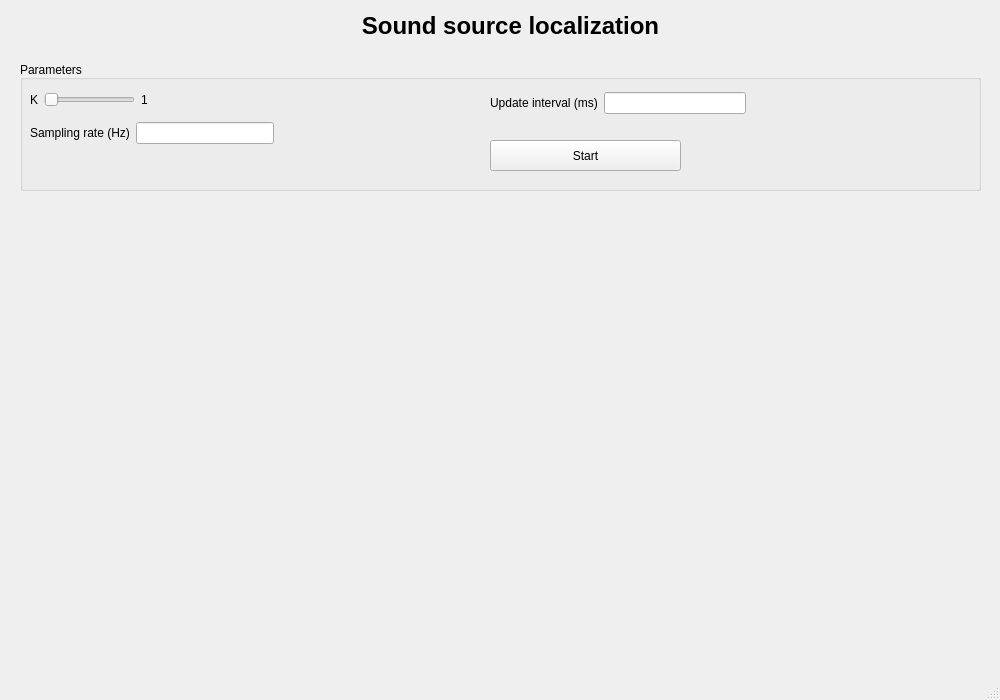
<?xml version="1.0" encoding="UTF-8"?>
<ui version="4.0">
 <class>MainWindow</class>
 <widget class="QMainWindow" name="MainWindow">
  <property name="geometry">
   <rect>
    <x>0</x>
    <y>0</y>
    <width>1000</width>
    <height>700</height>
   </rect>
  </property>
  <property name="windowTitle">
   <string>MainWindow</string>
  </property>
  <widget class="QWidget" name="centralwidget">
   <widget class="QLabel" name="label">
    <property name="geometry">
     <rect>
      <x>20</x>
      <y>0</y>
      <width>981</width>
      <height>51</height>
     </rect>
    </property>
    <property name="font">
     <font>
      <pointsize>18</pointsize>
      <weight>75</weight>
      <bold>true</bold>
     </font>
    </property>
    <property name="text">
     <string>Sound source localization</string>
    </property>
    <property name="alignment">
     <set>Qt::AlignCenter</set>
    </property>
   </widget>
   <widget class="QGroupBox" name="groupBox">
    <property name="geometry">
     <rect>
      <x>20</x>
      <y>60</y>
      <width>961</width>
      <height>131</height>
     </rect>
    </property>
    <property name="title">
     <string>Parameters</string>
    </property>
    <property name="alignment">
     <set>Qt::AlignBottom|Qt::AlignLeading|Qt::AlignLeft</set>
    </property>
    <widget class="QPushButton" name="pushButton">
     <property name="geometry">
      <rect>
       <x>470</x>
       <y>80</y>
       <width>191</width>
       <height>31</height>
      </rect>
     </property>
     <property name="text">
      <string>Start</string>
     </property>
    </widget>
    <widget class="QWidget" name="">
     <property name="geometry">
      <rect>
       <x>10</x>
       <y>30</y>
       <width>118</width>
       <height>19</height>
      </rect>
     </property>
     <layout class="QGridLayout" name="gridLayout_2">
      <item row="0" column="0">
       <widget class="QLabel" name="label_2">
        <property name="text">
         <string>K</string>
        </property>
       </widget>
      </item>
      <item row="0" column="1">
       <widget class="QSlider" name="kValueSlider">
        <property name="minimum">
         <number>1</number>
        </property>
        <property name="maximum">
         <number>10</number>
        </property>
        <property name="orientation">
         <enum>Qt::Horizontal</enum>
        </property>
       </widget>
      </item>
      <item row="0" column="2">
       <widget class="QLabel" name="kLabel">
        <property name="text">
         <string>1</string>
        </property>
       </widget>
      </item>
     </layout>
    </widget>
    <widget class="QWidget" name="">
     <property name="geometry">
      <rect>
       <x>470</x>
       <y>30</y>
       <width>256</width>
       <height>27</height>
      </rect>
     </property>
     <layout class="QGridLayout" name="gridLayout">
      <item row="0" column="0">
       <widget class="QLabel" name="label_4">
        <property name="text">
         <string>Update interval (ms)</string>
        </property>
       </widget>
      </item>
      <item row="0" column="1">
       <widget class="QLineEdit" name="updateIntervalField">
        <property name="text">
         <string/>
        </property>
       </widget>
      </item>
     </layout>
    </widget>
    <widget class="QWidget" name="">
     <property name="geometry">
      <rect>
       <x>10</x>
       <y>60</y>
       <width>244</width>
       <height>27</height>
      </rect>
     </property>
     <layout class="QGridLayout" name="gridLayout_3">
      <item row="0" column="0">
       <widget class="QLabel" name="label_3">
        <property name="text">
         <string>Sampling rate (Hz)</string>
        </property>
       </widget>
      </item>
      <item row="0" column="1">
       <widget class="QLineEdit" name="sampleRateField"/>
      </item>
     </layout>
    </widget>
   </widget>
   <widget class="QWidget" name="widget" native="true">
    <property name="geometry">
     <rect>
      <x>110</x>
      <y>220</y>
      <width>791</width>
      <height>411</height>
     </rect>
    </property>
    <property name="cursor">
     <cursorShape>CrossCursor</cursorShape>
    </property>
    <property name="styleSheet">
     <string notr="true"/>
    </property>
   </widget>
  </widget>
  <widget class="QMenuBar" name="menubar">
   <property name="geometry">
    <rect>
     <x>0</x>
     <y>0</y>
     <width>1000</width>
     <height>22</height>
    </rect>
   </property>
  </widget>
  <widget class="QStatusBar" name="statusbar"/>
 </widget>
 <resources/>
 <connections/>
</ui>
